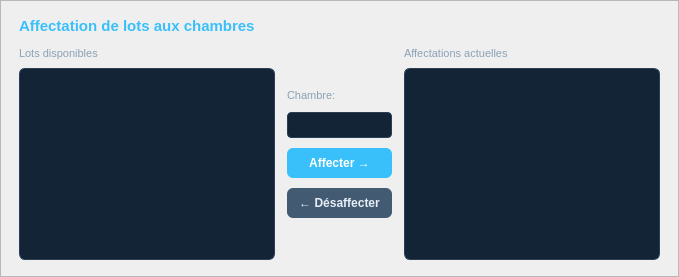
         <widget class="QFrame" name="affectationFrame">
          <property name="styleSheet">
           <string notr="true">QFrame#affectationFrame {
    background: #0f1922;
    border: 1px solid #1a2f45;
    border-radius: 10px;
}</string>
          </property>
          <property name="frameShape">
           <enum>QFrame::Shape::StyledPanel</enum>
          </property>
          <layout class="QVBoxLayout" name="affectationLayout">
           <property name="spacing">
            <number>12</number>
           </property>
           <property name="leftMargin">
            <number>18</number>
           </property>
           <property name="topMargin">
            <number>16</number>
           </property>
           <property name="rightMargin">
            <number>18</number>
           </property>
           <property name="bottomMargin">
            <number>16</number>
           </property>
           <item>
            <widget class="QLabel" name="affectationTitleLabel">
             <property name="styleSheet">
              <string notr="true">QLabel#affectationTitleLabel {
    color: #39c0fa;
    font-size: 15px;
    font-weight: 700;
    background: transparent;
}</string>
             </property>
             <property name="text">
              <string>Affectation de lots aux chambres</string>
             </property>
            </widget>
           </item>
           <item>
            <layout class="QHBoxLayout" name="affectationContentLayout">
             <property name="spacing">
              <number>12</number>
             </property>
             <item>
              <layout class="QVBoxLayout" name="unassignedLotsLayout">
               <property name="spacing">
                <number>8</number>
               </property>
               <item>
                <widget class="QLabel" name="unassignedLabel">
                 <property name="styleSheet">
                  <string notr="true">QLabel#unassignedLabel {
    color: #8ba1b5;
    font-size: 11px;
    background: transparent;
}</string>
                 </property>
                 <property name="text">
                  <string>Lots disponibles</string>
                 </property>
                </widget>
               </item>
               <item>
                <widget class="QTableView" name="tableUnassignedLots">
                 <property name="styleSheet">
                  <string notr="true">QTableView {
    background: #132437;
    color: #e6eef6;
    alternate-background-color: #0f1922;
    gridline-color: transparent;
    border: 1px solid #2a3f55;
    border-radius: 6px;
    selection-background-color: #39c0fa;
}
QTableView::item {
    padding: 4px 8px;
    height: 28px;
}
QHeaderView::section {
    background: #1a2f45;
    color: #8ba1b5;
    padding: 6px 8px;
    border: none;
    border-right: 1px solid #0f1922;
    font-size: 11px;
    font-weight: 600;
}</string>
                 </property>
                 <property name="frameShape">
                  <enum>QFrame::Shape::NoFrame</enum>
                 </property>
                 <property name="alternatingRowColors">
                  <bool>true</bool>
                 </property>
                 <property name="showGrid">
                  <bool>false</bool>
                 </property>
                 <property name="sortingEnabled">
                  <bool>true</bool>
                 </property>
                 <attribute name="horizontalHeaderStretchLastSection">
                  <bool>true</bool>
                 </attribute>
                 <attribute name="verticalHeaderVisible">
                  <bool>false</bool>
                 </attribute>
                </widget>
               </item>
              </layout>
             </item>
             <item>
              <layout class="QVBoxLayout" name="affectationButtonsLayout">
               <property name="spacing">
                <number>10</number>
               </property>
               <item>
                <spacer name="affectationButtonSpacer1">
                 <property name="orientation">
                  <enum>Qt::Orientation::Vertical</enum>
                 </property>
                 <property name="sizeHint" stdset="0">
                  <size>
                   <width>20</width>
                   <height>18</height>
                  </size>
                 </property>
                </spacer>
               </item>
               <item>
                <widget class="QLabel" name="chambreLabel">
                 <property name="styleSheet">
                  <string notr="true">QLabel#chambreLabel {
    color: #8ba1b5;
    font-size: 11px;
    background: transparent;
}</string>
                 </property>
                 <property name="text">
                  <string>Chambre:</string>
                 </property>
                </widget>
               </item>
               <item>
                <widget class="QComboBox" name="assignChambreCombo">
                 <property name="styleSheet">
                  <string notr="true">QComboBox {
    background: #132437;
    color: #e6eef6;
    border: 1px solid #2a3f55;
    border-radius: 4px;
    padding: 4px 8px;
    font-size: 11px;
}
QComboBox::drop-down {
    border: none;
    background: transparent;
}
QComboBox:hover {
    border: 1px solid #39c0fa;
}
QComboBox QAbstractItemView {
    background: #132437;
    color: #e6eef6;
    border: 1px solid #2a3f55;
    selection-background-color: #39c0fa;
}</string>
                 </property>
                </widget>
               </item>
               <item>
                <widget class="QPushButton" name="btnAssignLot">
                 <property name="cursor">
                  <cursorShape>PointingHandCursor</cursorShape>
                 </property>
                 <property name="styleSheet">
                  <string notr="true">QPushButton {
    background: #39c0fa;
    color: white;
    border: none;
    border-radius: 6px;
    padding: 8px 12px;
    font-weight: 600;
    font-size: 12px;
}
QPushButton:hover {
    background: #2da8de;
}
QPushButton:pressed {
    background: #268ec5;
}</string>
                 </property>
                 <property name="text">
                  <string>Affecter →</string>
                 </property>
                 <property name="flat">
                  <bool>true</bool>
                 </property>
                </widget>
               </item>
               <item>
                <widget class="QPushButton" name="btnUnassignLot">
                 <property name="cursor">
                  <cursorShape>PointingHandCursor</cursorShape>
                 </property>
                 <property name="styleSheet">
                  <string notr="true">QPushButton {
    background: #435a73;
    color: #e6eef6;
    border: none;
    border-radius: 6px;
    padding: 8px 12px;
    font-weight: 600;
    font-size: 12px;
}
QPushButton:hover {
    background: #506b7f;
}
QPushButton:pressed {
    background: #3a4f62;
}</string>
                 </property>
                 <property name="text">
                  <string>← Désaffecter</string>
                 </property>
                 <property name="flat">
                  <bool>true</bool>
                 </property>
                </widget>
               </item>
               <item>
                <spacer name="affectationButtonSpacer2">
                 <property name="orientation">
                  <enum>Qt::Orientation::Vertical</enum>
                 </property>
                 <property name="sizeHint" stdset="0">
                  <size>
                   <width>20</width>
                   <height>18</height>
                  </size>
                 </property>
                </spacer>
               </item>
              </layout>
             </item>
             <item>
              <layout class="QVBoxLayout" name="assignedLotsLayout">
               <property name="spacing">
                <number>8</number>
               </property>
               <item>
                <widget class="QLabel" name="assignedLabel">
                 <property name="styleSheet">
                  <string notr="true">QLabel#assignedLabel {
    color: #8ba1b5;
    font-size: 11px;
    background: transparent;
}</string>
                 </property>
                 <property name="text">
                  <string>Affectations actuelles</string>
                 </property>
                </widget>
               </item>
               <item>
                <widget class="QTableView" name="tableAssignments">
                 <property name="styleSheet">
                  <string notr="true">QTableView {
    background: #132437;
    color: #e6eef6;
    alternate-background-color: #0f1922;
    gridline-color: transparent;
    border: 1px solid #2a3f55;
    border-radius: 6px;
    selection-background-color: #39c0fa;
}
QTableView::item {
    padding: 4px 8px;
    height: 28px;
}
QHeaderView::section {
    background: #1a2f45;
    color: #8ba1b5;
    padding: 6px 8px;
    border: none;
    border-right: 1px solid #0f1922;
    font-size: 11px;
    font-weight: 600;
}</string>
                 </property>
                 <property name="frameShape">
                  <enum>QFrame::Shape::NoFrame</enum>
                 </property>
                 <property name="alternatingRowColors">
                  <bool>true</bool>
                 </property>
                 <property name="showGrid">
                  <bool>false</bool>
                 </property>
                 <property name="sortingEnabled">
                  <bool>true</bool>
                 </property>
                 <attribute name="horizontalHeaderStretchLastSection">
                  <bool>true</bool>
                 </attribute>
                 <attribute name="verticalHeaderVisible">
                  <bool>false</bool>
                 </attribute>
                </widget>
               </item>
              </layout>
             </item>
            </layout>
           </item>
          </layout>
         </widget>
